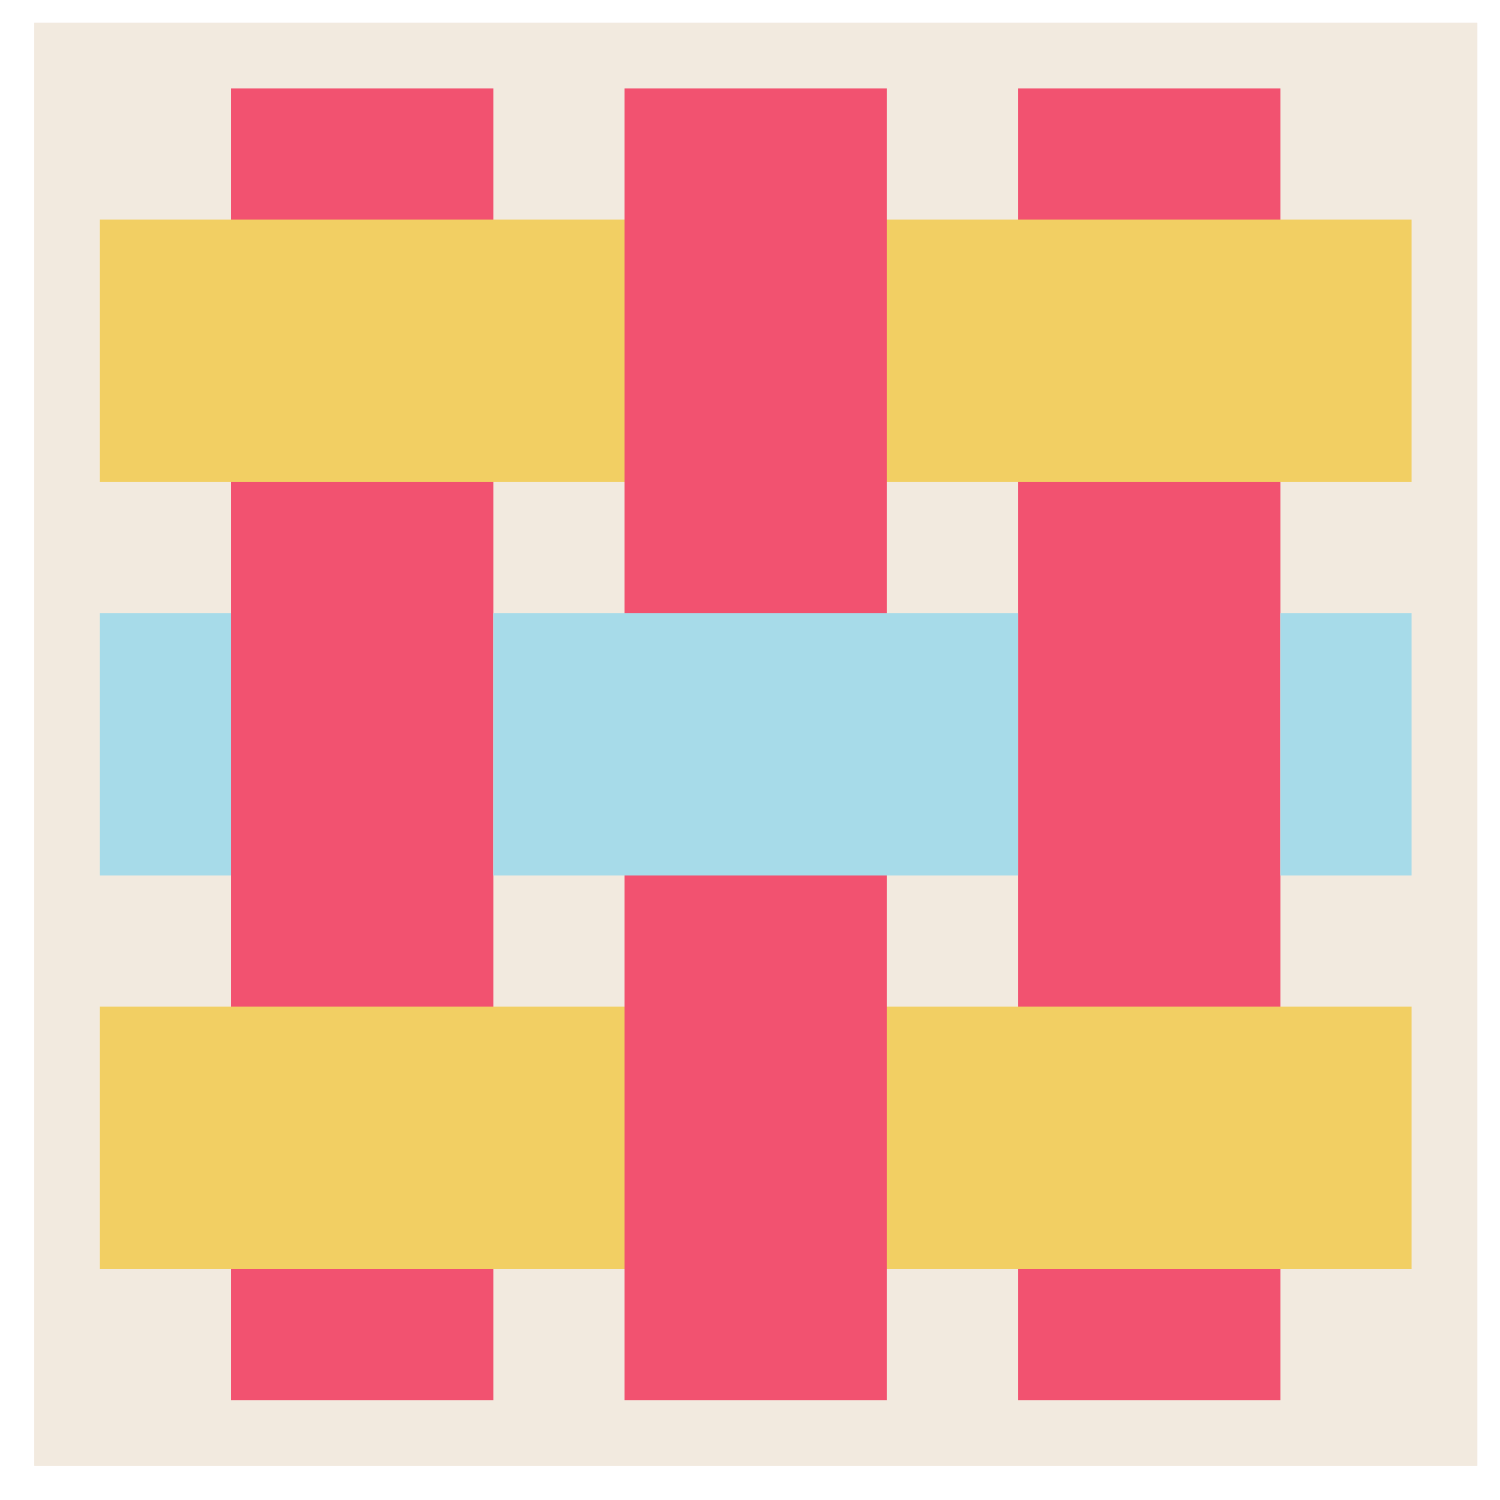

Here is the R script that generated this plot:
library(ggplot2)

squarePoints <- function(width, height, pos_x, pos_y) {
  x_min = c(pos_x)
  x_max = c(pos_x + width)
  y_min = c(pos_y)
  y_max = c(pos_y + height)
  return(data.frame(x_min, x_max, y_min, y_max))
}

ribbon_a = squarePoints(1,5, 0.5, 0)
ribbon_b = squarePoints(1,5, 3.5, 0)
ribbons_1 = bind_rows(ribbon_a, ribbon_b)

ribbon_c = squarePoints(5,1, 0, 0.5)
ribbon_d = squarePoints(5,1, 0, 3.5)
ribbons_2 = bind_rows(ribbon_c, ribbon_d)

ribbons_3 = squarePoints(1,5, 2, 0)

ribbon_e = squarePoints(0.5, 1, 0, 2)
ribbon_f = squarePoints(2, 1, 1.5, 2)
ribbon_g = squarePoints(0.5, 1, 4.5, 2)
ribbons_4 = bind_rows(ribbon_e, ribbon_f, ribbon_g)

pal = c(
  '#A60321',
  '#F25270',
  '#011640',
  '#F2CF63',
  '#A7DBE9',
  '#F9C3B7',
  '#ED3C56',
  '#A60321',
  '#F25270',
  '#011640',
  '#F2CF63',
  '#A7DBE9',
  '#F9C3B7',
  '#ED3C56'
) 

theme_art <- theme(
  legend.position = 'none',
  aspect.ratio = 1,
  panel.background = element_rect(fill = '#F2EADF'),
  panel.grid = element_blank(),
  axis.line = element_blank(),
  axis.ticks = element_blank(),
  axis.text = element_blank(),
  axis.title = element_blank(),
  panel.border = element_rect(colour = '#F2EADF', fill=NA, size=12)
) 

ggplot() +
  geom_rect(data = ribbons_1, 
            aes(xmin = x_min, xmax = x_max, ymin = y_min, ymax = y_max),
            fill = '#F25270') +
  geom_rect(data = ribbons_2, 
            aes(xmin = x_min, xmax = x_max, ymin = y_min, ymax = y_max),
            fill = '#F2CF63') +
  geom_rect(data = ribbons_3, 
            aes(xmin = x_min, xmax = x_max, ymin = y_min, ymax = y_max),
            fill = '#F25270') +
  geom_rect(data = ribbons_4, 
            aes(xmin = x_min, xmax = x_max, ymin = y_min, ymax = y_max),
            fill = '#A7DBE9') +
  coord_equal() +
  theme_art

ggsave('./Day17/3colors.png', width = 5, height = 5)

